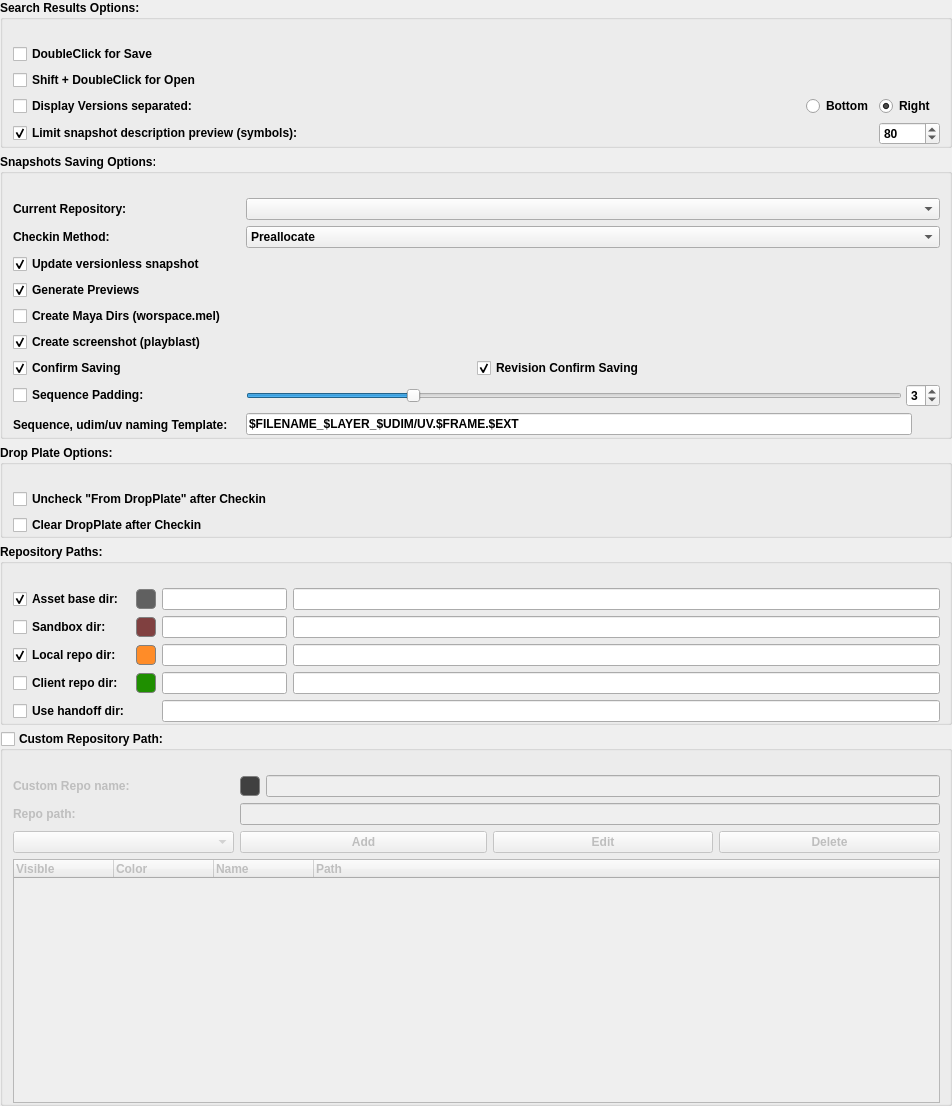
<?xml version="1.0" encoding="UTF-8"?>
<ui version="4.0">
 <class>checkinPageWidget</class>
 <widget class="QWidget" name="checkinPageWidget">
  <property name="geometry">
   <rect>
    <x>0</x>
    <y>0</y>
    <width>952</width>
    <height>1106</height>
   </rect>
  </property>
  <layout class="QVBoxLayout" name="checkinPageWidgetLayout">
   <property name="margin">
    <number>0</number>
   </property>
   <item>
    <widget class="QGroupBox" name="checkinMiscOptionsGroupBox">
     <property name="font">
      <font>
       <weight>75</weight>
       <bold>true</bold>
      </font>
     </property>
     <property name="title">
      <string>Search Results Options:</string>
     </property>
     <property name="flat">
      <bool>true</bool>
     </property>
     <layout class="QGridLayout" name="checkinMiscOptionsLayout" columnstretch="1,0,0">
      <property name="leftMargin">
       <number>10</number>
      </property>
      <property name="topMargin">
       <number>24</number>
      </property>
      <property name="bottomMargin">
       <number>0</number>
      </property>
      <item row="2" column="0">
       <widget class="QCheckBox" name="versionsSeparateCheckinCheckBox">
        <property name="text">
         <string>Display Versions separated:</string>
        </property>
       </widget>
      </item>
      <item row="4" column="0">
       <widget class="QCheckBox" name="snapshotDescriptionLimitCheckBox">
        <property name="text">
         <string>Limit snapshot description preview (symbols):</string>
        </property>
        <property name="checked">
         <bool>true</bool>
        </property>
       </widget>
      </item>
      <item row="0" column="0">
       <widget class="QCheckBox" name="doubleClickSaveCheckBox">
        <property name="text">
         <string>DoubleClick for Save</string>
        </property>
       </widget>
      </item>
      <item row="1" column="0">
       <widget class="QCheckBox" name="doubleClickOpenCheckBox">
        <property name="text">
         <string>Shift + DoubleClick for Open</string>
        </property>
       </widget>
      </item>
      <item row="4" column="2">
       <widget class="QSpinBox" name="snapshotDescriptionLimitSpinBox">
        <property name="minimum">
         <number>20</number>
        </property>
        <property name="maximum">
         <number>50000</number>
        </property>
        <property name="singleStep">
         <number>5</number>
        </property>
        <property name="value">
         <number>80</number>
        </property>
       </widget>
      </item>
      <item row="2" column="1">
       <widget class="QRadioButton" name="bottomVersionsRadioButton">
        <property name="text">
         <string>Bottom</string>
        </property>
       </widget>
      </item>
      <item row="2" column="2">
       <widget class="QRadioButton" name="rightVersionsRadioButton">
        <property name="text">
         <string>Right</string>
        </property>
        <property name="checked">
         <bool>true</bool>
        </property>
       </widget>
      </item>
     </layout>
    </widget>
   </item>
   <item>
    <widget class="QGroupBox" name="snapshotsSavingOptionsGroupBox">
     <property name="font">
      <font>
       <weight>75</weight>
       <bold>true</bold>
      </font>
     </property>
     <property name="title">
      <string>Snapshots Saving Options:</string>
     </property>
     <property name="flat">
      <bool>true</bool>
     </property>
     <layout class="QGridLayout" name="snapshotsSavingOptionsLayout" columnstretch="0,0,0,0">
      <property name="leftMargin">
       <number>10</number>
      </property>
      <property name="topMargin">
       <number>24</number>
      </property>
      <property name="bottomMargin">
       <number>0</number>
      </property>
      <item row="2" column="0">
       <widget class="QLabel" name="checkinMethodLabel">
        <property name="text">
         <string>Checkin Method:</string>
        </property>
       </widget>
      </item>
      <item row="3" column="0">
       <widget class="QCheckBox" name="updateVersionlessCheckBox">
        <property name="text">
         <string>Update versionless snapshot</string>
        </property>
        <property name="checked">
         <bool>true</bool>
        </property>
       </widget>
      </item>
      <item row="5" column="0">
       <widget class="QCheckBox" name="createMayaDirsCheckBox">
        <property name="text">
         <string>Create Maya Dirs (worspace.mel)</string>
        </property>
       </widget>
      </item>
      <item row="4" column="0">
       <widget class="QCheckBox" name="generatePreviewsCheckBox">
        <property name="text">
         <string>Generate Previews</string>
        </property>
        <property name="checked">
         <bool>true</bool>
        </property>
       </widget>
      </item>
      <item row="1" column="0">
       <widget class="QLabel" name="repositoryLabel">
        <property name="text">
         <string>Current Repository:</string>
        </property>
       </widget>
      </item>
      <item row="9" column="0">
       <widget class="QCheckBox" name="sequencePaddingCheckBox">
        <property name="text">
         <string>Sequence Padding:</string>
        </property>
       </widget>
      </item>
      <item row="10" column="0">
       <widget class="QLabel" name="sequqnceNamingTemplatelabel">
        <property name="text">
         <string>Sequence, udim/uv naming Template:</string>
        </property>
       </widget>
      </item>
      <item row="10" column="1" colspan="3">
       <layout class="QHBoxLayout" name="seuqenceNamingHorizontalLayout" stretch="1,0">
        <property name="spacing">
         <number>4</number>
        </property>
        <item>
         <widget class="QLineEdit" name="sequenceNamingTemplateLineEdit">
          <property name="text">
           <string>$FILENAME_$LAYER_$UDIM/UV.$FRAME.$EXT</string>
          </property>
          <property name="readOnly">
           <bool>true</bool>
          </property>
         </widget>
        </item>
        <item>
         <widget class="QToolButton" name="editSequenceNamingTemplateToolButton">
          <property name="text">
           <string/>
          </property>
          <property name="autoRaise">
           <bool>true</bool>
          </property>
         </widget>
        </item>
       </layout>
      </item>
      <item row="9" column="1" colspan="3">
       <layout class="QHBoxLayout" name="sequencePaddingHorizontalLayout" stretch="1,0">
        <property name="spacing">
         <number>4</number>
        </property>
        <item>
         <widget class="QSlider" name="sequencePaddingHorizontalSlider">
          <property name="minimum">
           <number>1</number>
          </property>
          <property name="maximum">
           <number>9</number>
          </property>
          <property name="value">
           <number>3</number>
          </property>
          <property name="orientation">
           <enum>Qt::Horizontal</enum>
          </property>
         </widget>
        </item>
        <item>
         <widget class="QSpinBox" name="sequencePaddingSpinBox">
          <property name="minimum">
           <number>1</number>
          </property>
          <property name="maximum">
           <number>9</number>
          </property>
          <property name="value">
           <number>3</number>
          </property>
         </widget>
        </item>
       </layout>
      </item>
      <item row="2" column="1" colspan="3">
       <widget class="QComboBox" name="checkinMethodComboBox">
        <item>
         <property name="text">
          <string>Preallocate</string>
         </property>
        </item>
        <item>
         <property name="text">
          <string>In-Place</string>
         </property>
        </item>
        <item>
         <property name="text">
          <string>Copy</string>
         </property>
        </item>
        <item>
         <property name="text">
          <string>Move</string>
         </property>
        </item>
        <item>
         <property name="text">
          <string>Upload</string>
         </property>
        </item>
       </widget>
      </item>
      <item row="7" column="0" colspan="4">
       <layout class="QHBoxLayout" name="confirmsHorizontalLayout">
        <property name="spacing">
         <number>0</number>
        </property>
        <item>
         <widget class="QCheckBox" name="askBeforeSaveCheckBox">
          <property name="text">
           <string>Confirm Saving</string>
          </property>
          <property name="checked">
           <bool>true</bool>
          </property>
         </widget>
        </item>
        <item>
         <widget class="QCheckBox" name="askReplaceRevisionCheckBox">
          <property name="text">
           <string>Revision Confirm Saving</string>
          </property>
          <property name="checked">
           <bool>true</bool>
          </property>
         </widget>
        </item>
       </layout>
      </item>
      <item row="1" column="1" colspan="3">
       <widget class="QComboBox" name="repositoryComboBox"/>
      </item>
      <item row="6" column="0">
       <widget class="QCheckBox" name="createPlayblastCheckBox">
        <property name="text">
         <string>Create screenshot (playblast)</string>
        </property>
        <property name="checked">
         <bool>true</bool>
        </property>
       </widget>
      </item>
     </layout>
    </widget>
   </item>
   <item>
    <widget class="QGroupBox" name="dropPlateOptionsGroupBox">
     <property name="font">
      <font>
       <weight>75</weight>
       <bold>true</bold>
      </font>
     </property>
     <property name="title">
      <string>Drop Plate Options:</string>
     </property>
     <property name="flat">
      <bool>true</bool>
     </property>
     <layout class="QGridLayout" name="dropPlateOptionsLayout">
      <property name="leftMargin">
       <number>10</number>
      </property>
      <property name="topMargin">
       <number>24</number>
      </property>
      <property name="bottomMargin">
       <number>0</number>
      </property>
      <item row="1" column="0">
       <widget class="QCheckBox" name="clearDropPlateAfterCheckincheckBox">
        <property name="text">
         <string>Clear DropPlate after Checkin</string>
        </property>
       </widget>
      </item>
      <item row="0" column="0">
       <widget class="QCheckBox" name="uncheckFromDropPlateCheckBox">
        <property name="text">
         <string>Uncheck &quot;From DropPlate&quot; after Checkin</string>
        </property>
       </widget>
      </item>
     </layout>
    </widget>
   </item>
   <item>
    <widget class="QGroupBox" name="defaultRepoPathsGroupBox">
     <property name="font">
      <font>
       <weight>75</weight>
       <bold>true</bold>
      </font>
     </property>
     <property name="title">
      <string>Repository Paths:</string>
     </property>
     <property name="flat">
      <bool>true</bool>
     </property>
     <layout class="QGridLayout" name="defaultRepoPathsLayout" columnstretch="0,0,0,1">
      <property name="leftMargin">
       <number>10</number>
      </property>
      <property name="topMargin">
       <number>24</number>
      </property>
      <property name="bottomMargin">
       <number>0</number>
      </property>
      <item row="0" column="3">
       <widget class="QLineEdit" name="assetBaseDirPathLineEdit"/>
      </item>
      <item row="4" column="2" colspan="2">
       <widget class="QLineEdit" name="handoffDirPathLineEdit"/>
      </item>
      <item row="1" column="3">
       <widget class="QLineEdit" name="sandboxDirPathLineEdit"/>
      </item>
      <item row="2" column="3">
       <widget class="QLineEdit" name="localRepoDirPathLineEdit"/>
      </item>
      <item row="3" column="3">
       <widget class="QLineEdit" name="clientRepoDirPathLineEdit"/>
      </item>
      <item row="0" column="0">
       <widget class="QCheckBox" name="assetBaseDirCheckBox">
        <property name="text">
         <string>Asset base dir:</string>
        </property>
        <property name="checked">
         <bool>true</bool>
        </property>
       </widget>
      </item>
      <item row="1" column="0">
       <widget class="QCheckBox" name="sandboxCheckBox">
        <property name="text">
         <string>Sandbox dir:</string>
        </property>
       </widget>
      </item>
      <item row="2" column="0">
       <widget class="QCheckBox" name="localRepoCheckBox">
        <property name="text">
         <string>Local repo dir:</string>
        </property>
        <property name="checked">
         <bool>true</bool>
        </property>
       </widget>
      </item>
      <item row="3" column="0">
       <widget class="QCheckBox" name="clientRepoCheckBox">
        <property name="text">
         <string>Client repo dir:</string>
        </property>
       </widget>
      </item>
      <item row="4" column="0">
       <widget class="QCheckBox" name="handoffCheckBox">
        <property name="text">
         <string>Use handoff dir:</string>
        </property>
       </widget>
      </item>
      <item row="0" column="2">
       <widget class="QLineEdit" name="assetBaseDirNameLineEdit"/>
      </item>
      <item row="1" column="2">
       <widget class="QLineEdit" name="sandboxDirNameLineEdit"/>
      </item>
      <item row="2" column="2">
       <widget class="QLineEdit" name="localRepoDirNameLineEdit"/>
      </item>
      <item row="3" column="2">
       <widget class="QLineEdit" name="clientRepoDirNameLineEdit"/>
      </item>
      <item row="0" column="1">
       <widget class="QToolButton" name="assetBaseDirColorToolButton">
        <property name="maximumSize">
         <size>
          <width>20</width>
          <height>20</height>
         </size>
        </property>
        <property name="styleSheet">
         <string notr="true">QToolButton {
    border: 1px solid rgb(128, 128, 128);
    border-radius: 4px;
    background-color:  rgb(96, 96, 96);
}
QToolButton:pressed {
    background-color: rgb(64, 64, 64);
}</string>
        </property>
        <property name="checked">
         <bool>false</bool>
        </property>
       </widget>
      </item>
      <item row="1" column="1">
       <widget class="QToolButton" name="sandboxDirColorToolButton">
        <property name="maximumSize">
         <size>
          <width>20</width>
          <height>20</height>
         </size>
        </property>
        <property name="styleSheet">
         <string notr="true">QToolButton {
    border: 1px solid rgb(128, 128, 128);
    border-radius: 4px;
    background-color:  rgb(128, 64, 64);
}
QToolButton:pressed {
    background-color: rgb(108, 44, 44);
}</string>
        </property>
        <property name="checked">
         <bool>false</bool>
        </property>
       </widget>
      </item>
      <item row="3" column="1">
       <widget class="QToolButton" name="clientRepoDirColorToolButton">
        <property name="maximumSize">
         <size>
          <width>20</width>
          <height>20</height>
         </size>
        </property>
        <property name="styleSheet">
         <string notr="true">QToolButton {
    border: 1px solid rgb(128, 128, 128);
    border-radius: 4px;
    background-color:  rgb(31, 143, 0);
}
QToolButton:pressed {
    background-color: rgb(11, 123, 0);
}</string>
        </property>
        <property name="checked">
         <bool>false</bool>
        </property>
       </widget>
      </item>
      <item row="2" column="1">
       <widget class="QToolButton" name="localRepoDirColorToolButton">
        <property name="maximumSize">
         <size>
          <width>20</width>
          <height>20</height>
         </size>
        </property>
        <property name="styleSheet">
         <string notr="true">QToolButton {
    border: 1px solid rgb(128, 128, 128);
    border-radius: 4px;
    background-color:  rgb(255, 140, 40);
}
QToolButton:pressed {
    background-color: rgb(235, 120, 20);
}</string>
        </property>
        <property name="checked">
         <bool>false</bool>
        </property>
       </widget>
      </item>
     </layout>
    </widget>
   </item>
   <item>
    <widget class="QGroupBox" name="customRepoPathsGroupBox">
     <property name="enabled">
      <bool>true</bool>
     </property>
     <property name="font">
      <font>
       <weight>75</weight>
       <bold>true</bold>
      </font>
     </property>
     <property name="title">
      <string>Custom Repository Path:</string>
     </property>
     <property name="flat">
      <bool>true</bool>
     </property>
     <property name="checkable">
      <bool>true</bool>
     </property>
     <property name="checked">
      <bool>false</bool>
     </property>
     <layout class="QGridLayout" name="customRepoPathsLayout" columnstretch="0,0,0,0,0">
      <property name="leftMargin">
       <number>10</number>
      </property>
      <property name="topMargin">
       <number>24</number>
      </property>
      <property name="bottomMargin">
       <number>0</number>
      </property>
      <item row="0" column="0">
       <widget class="QLabel" name="label_7">
        <property name="text">
         <string>Custom Repo name:</string>
        </property>
       </widget>
      </item>
      <item row="0" column="1">
       <widget class="QToolButton" name="customRepoDirColorToolButton">
        <property name="maximumSize">
         <size>
          <width>20</width>
          <height>20</height>
         </size>
        </property>
        <property name="styleSheet">
         <string notr="true">QToolButton {
    border: 1px solid rgb(128, 128, 128);
    border-radius: 4px;
    background-color:  rgb(64, 64, 64);
}
QToolButton:pressed {
    background-color: rgb(44, 44, 44);
}</string>
        </property>
        <property name="checked">
         <bool>false</bool>
        </property>
       </widget>
      </item>
      <item row="0" column="2" colspan="3">
       <widget class="QLineEdit" name="customRepoDirNameLineEdit"/>
      </item>
      <item row="1" column="0">
       <widget class="QLabel" name="label_8">
        <property name="text">
         <string>Repo path:</string>
        </property>
       </widget>
      </item>
      <item row="1" column="1" colspan="4">
       <widget class="QLineEdit" name="customRepoDirPathLineEdit"/>
      </item>
      <item row="2" column="0">
       <widget class="QComboBox" name="customRepoComboBox"/>
      </item>
      <item row="2" column="1" colspan="2">
       <widget class="QPushButton" name="addCustomRepoToListPushButton">
        <property name="text">
         <string>Add</string>
        </property>
       </widget>
      </item>
      <item row="2" column="3">
       <widget class="QPushButton" name="editCustomRepoPushButton">
        <property name="text">
         <string>Edit</string>
        </property>
       </widget>
      </item>
      <item row="2" column="4">
       <widget class="QPushButton" name="deleteCustomRepoPushButton">
        <property name="text">
         <string>Delete</string>
        </property>
       </widget>
      </item>
      <item row="3" column="0" colspan="5">
       <widget class="QTreeWidget" name="customRepoTreeWidget">
        <property name="styleSheet">
         <string notr="true">QTreeView::item {
	padding: 2px;
}</string>
        </property>
        <property name="indentation">
         <number>0</number>
        </property>
        <property name="rootIsDecorated">
         <bool>false</bool>
        </property>
        <column>
         <property name="text">
          <string>Visible</string>
         </property>
        </column>
        <column>
         <property name="text">
          <string>Color</string>
         </property>
        </column>
        <column>
         <property name="text">
          <string>Name</string>
         </property>
        </column>
        <column>
         <property name="text">
          <string>Path</string>
         </property>
        </column>
       </widget>
      </item>
     </layout>
    </widget>
   </item>
  </layout>
 </widget>
 <resources/>
 <connections>
  <connection>
   <sender>sequencePaddingHorizontalSlider</sender>
   <signal>valueChanged(int)</signal>
   <receiver>sequencePaddingSpinBox</receiver>
   <slot>setValue(int)</slot>
   <hints>
    <hint type="sourcelabel">
     <x>272</x>
     <y>367</y>
    </hint>
    <hint type="destinationlabel">
     <x>352</x>
     <y>367</y>
    </hint>
   </hints>
  </connection>
  <connection>
   <sender>sequencePaddingSpinBox</sender>
   <signal>valueChanged(int)</signal>
   <receiver>sequencePaddingHorizontalSlider</receiver>
   <slot>setValue(int)</slot>
   <hints>
    <hint type="sourcelabel">
     <x>350</x>
     <y>359</y>
    </hint>
    <hint type="destinationlabel">
     <x>315</x>
     <y>357</y>
    </hint>
   </hints>
  </connection>
 </connections>
</ui>
